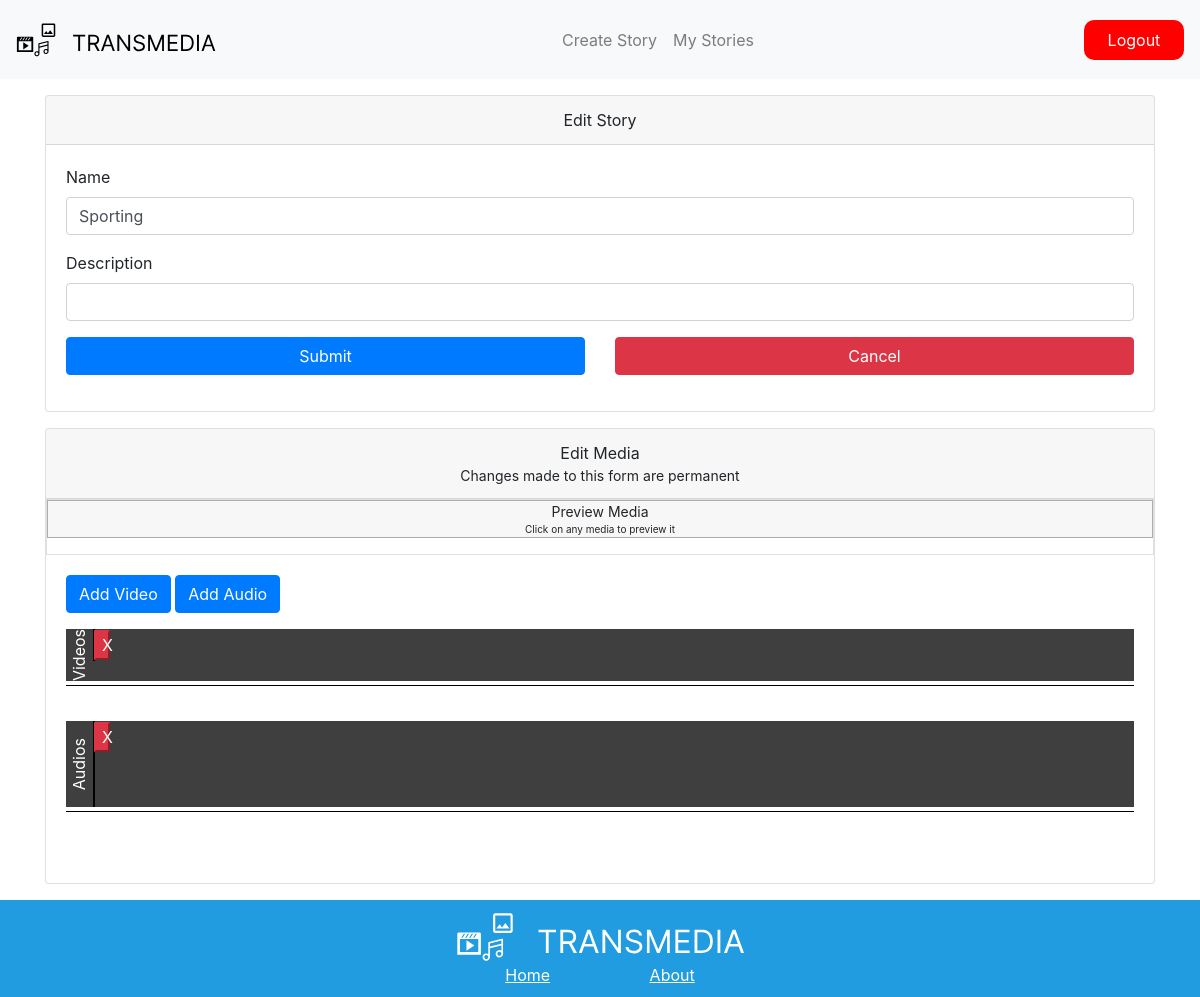
/edit_story.php?id=224 (signed in), run on an earlier commit of the app's database.
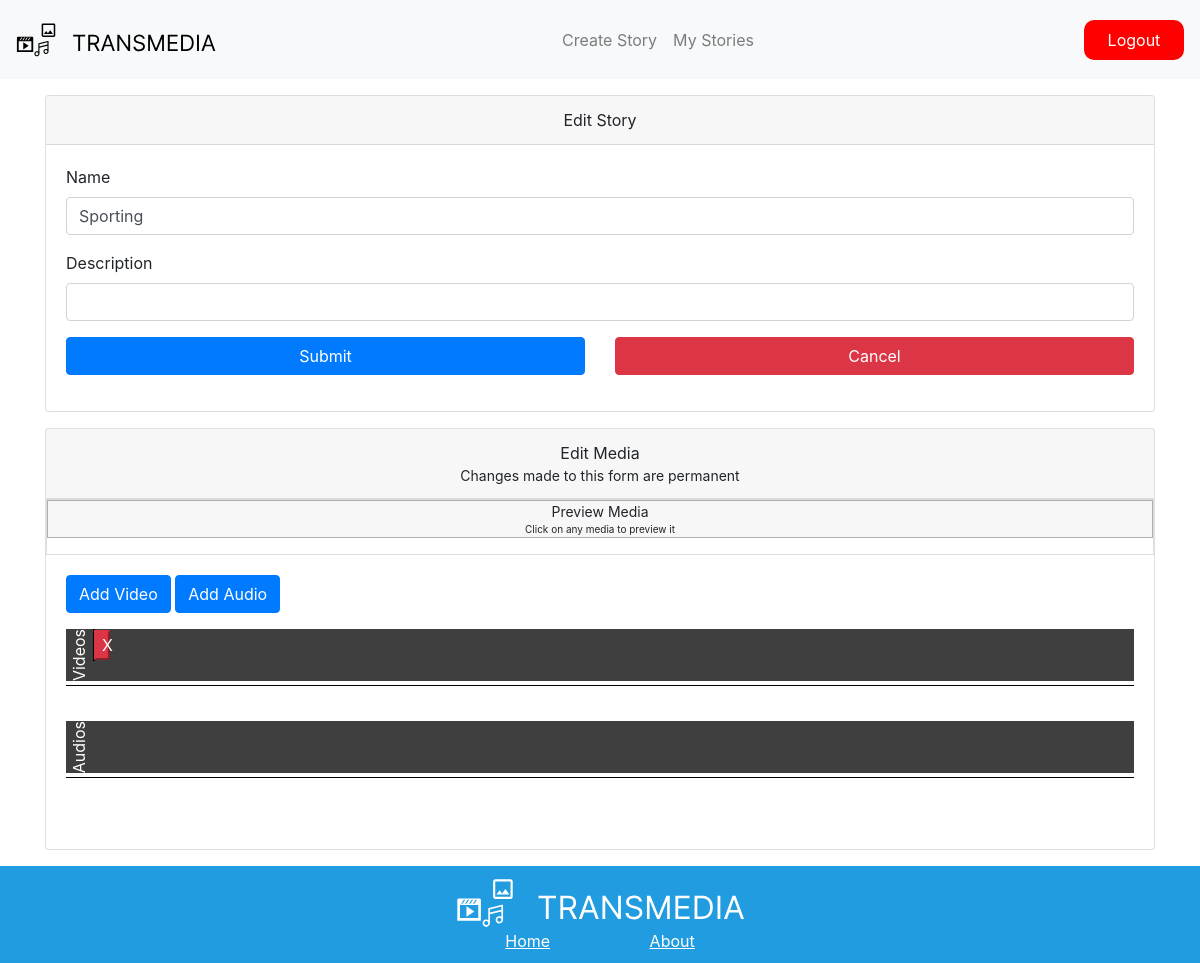
And on a later commit of the database.
### tables this page shows
CREATE TABLE `story` (
  `id` int(11) NOT NULL,
  `name` varchar(255) NOT NULL,
  `description` varchar(255) NOT NULL,
  `author` varchar(255) NOT NULL
);

CREATE TABLE `video` (
  `id` int(11) NOT NULL,
  `storyId` int(11) NOT NULL,
  `storyOrder` int(11) NOT NULL,
  `link` varchar(128) NOT NULL,
  `duration` int(11) NOT NULL,
  `videoType` varchar(128) NOT NULL
);

CREATE TABLE `audio` (
  `id` int(11) NOT NULL,
  `id_story` int(11) NOT NULL,
  `audio` varchar(255) DEFAULT NULL,
  `duration` int(11) NOT NULL,
  `storyOrder` int(11) NOT NULL
);

### edit_story.php (the view, shortened to what this page needs)
<?php
require "NavBar.php";
$id = $_GET['id'];
$sql_story = $pdo->prepare('SELECT name, description, author FROM story WHERE story.id = ?');
$sql_story->execute([$_GET['id']]);
$story = $sql_story->fetch(PDO::FETCH_ASSOC);
$name = $story['name'];
$description = $story['description'];
$sql_videos = $pdo->prepare('SELECT id, link, storyId, videoType, storyOrder,duration FROM video WHERE storyId = ? ORDER BY storyOrder;');
$sql_videos->execute([$_GET['id']]);
$videos = $sql_videos->fetchAll(PDO::FETCH_ASSOC);
$sql_audios = $pdo->prepare('SELECT id, id_story, audio, storyOrder,duration FROM audio WHERE id_story = ? ORDER BY storyOrder;');
$sql_audios->execute([$_GET['id']]);
$audios = $sql_audios->fetchAll(PDO::FETCH_ASSOC);
?>
<!DOCTYPE html>
<html lang="en">
<head>
    <link rel="stylesheet" href="https://cdn.jsdelivr.net/npm/bootstrap@4.0.0/dist/css/bootstrap.min.css">
    <link rel="stylesheet" href="./style/edit_story.css">
</head>
<body>
                    <?php include "addVideoToStory.php"; ?>
                    <?php include "addAudioToStory.php"; ?>
    <div class="container mt-3 mb-3">
        <div class="card">
            <div class="card-header text-center">Edit Story</div>
            <div class="card-body">
                <form method="POST" action="edit_story.php?id=<?= $id; ?>">
                    <div class="form-group">
                        <label for="name">Name</label>
                        <input class="form-control" id="name" required name="name" type="text" value="<?= $name; ?>">
                    </div>
                    <div class="form-group">
                        <label for="description">Description</label>
                        <input class="form-control" id="description" name="description" type="text" value="<?= $description ?>">
                    </div>
                    <div class="row">
                        <div class="col-6">
                            <button type="submit" name="submit" class="btn btn-primary w-100">Submit</button>
                        </div>
                        <div class="col-6">
                            <button type="submit" name="cancel" class="btn btn-danger w-100" formnovalidate>Cancel</button>
                        </div>
                    </div>
                </form>
            </div>
        </div>
        <div class="card mt-3">
            <div class="card-header text-center">
                Edit Media
                <p class="m-0 p-0" style="font-size: 14px;">Changes made to this form are permanent</p>
            </div>
            <div class="preview-box w-0">
                <div class="w-100 mb-3 text-center">
                    <div class="p-0 mb-3 w-100 preview-title" style="font-size: 14px;">
                        <p class="m-0 p-0">Preview Media</p>
                        <p class="m-0 p-0" style="font-size: 10px;">Click on any media to preview it</p>
                    </div>
                </div>
            </div>
            <div class="card-body">
                <div class="form-group mb-3">
                    <div class="form-group mb-3">
                        <button type="button" class="btn btn-primary" data-toggle="modal" data-target="#addVideo">Add Video</button>
                        <button type="button" class="btn btn-primary" data-toggle="modal" data-target="#addAudio">Add Audio</button>
                    </div>
                    <form method="POST" action="edit_story.php?id=<?= $id; ?>">
                        <div class="video-scroller">
                            <div class="medias-wrapper">
                                <p class="d-flex align-items-center justify-content-center rotated" style="color:white; margin: auto 1px;">Videos</p>
                                <?php
                                foreach ($videos as $video) {
                                    echo "<div class='video-container' data-duration='" . $video["duration"] . "'>";
                                    echo '<div class="media-buttons p-0">
                                            <div class="row p-0 m-0">';
                                    echo    '<div class="col  p-0">
                                                    <button type="submit" onclick="confirmDelete()" id="deleteVideo" name="deleteVideo" value="' . $video["id"] . '" class="w-100  btn-danger">X</button>
                                                </div>';
                                    echo    '</div>
                                        </div>';
                                    echo "</div>";
                                } ?>
                            </div>
                            <div class="mt-1 duration-line"></div>
                            <div class="medias-wrapper mt-3">
                                <p class="d-flex align-items-center justify-content-center rotated" style="color:white; margin: auto 1px;">Audios</p>
                                <?php
                                foreach ($audios as $audio) {
                                    echo "<div class='audio-container' data-duration='" . $audio["duration"] . "'>";
                                    echo '<div class="media-buttons p-0">
                                            <div class="row p-0 m-0">';
                                    echo        '<div class="col  p-0">
                                                    <button type="submit" onclick="confirmDelete()" id="deleteAudio" name="deleteAudio" value="' . $audio["id"] . '" class="w-100  btn-danger">X</button>
                                                </div>';
                                    echo    '</div>
                                        </div>';
                                    echo "</div>";
                                } ?>
                            </div>
                            <div class="mt-1 duration-line"></div>
                        </div>
                </div>
            </div>
        </div>
    </div>
    <?php
    include "footer.php";
    ?>
</body>
</html>

### NavBar.php (shortened to what this page needs)
<link rel="stylesheet" href="https://cdn.jsdelivr.net/npm/bootstrap@4.0.0/dist/css/bootstrap.min.css">
<link rel="stylesheet" href="./style/navbar.css" type="text/css">
<nav class="navbar navbar-expand-lg navbar-light bg-light">
  <a class="navbar-brand" href="index.php">
    <img src="./assets/logo.svg" width="200" height="50"></img>
  </a>
  <div class="collapse navbar-collapse" id="navbarTogglerDemo02">
    <ul class="navbar-nav mx-auto mt-2 mt-lg-0">
      <?php
      if (isset($_SESSION["user"])) {
        echo '<li class="nav-item">
        <a class="nav-link" href="createStory.php">Create Story</a>
      </li>
      <li class="nav-item">
        <a class="nav-link" href="my_stories.php">My Stories</a>
      </li>';
      } ?>
    </ul>
    <?php
    if (!isset($_SESSION["user"])) {
      echo "<a class='nav-link signin' href='login.php'>Login</a>";
      echo "<a class='nav-link register' href='register.php'>Register</a>";
    } else {
      echo "<a class='nav-link logout' href='logout.php'>Logout</a>";
    }
    ?>
  </div>
</nav>

### addVideoToStory.php (shortened to what this page needs)
<?php
require_once "Navbar.php";
?>
<!DOCTYPE html>
<html lang="en">
<head>
    <link href="https://cdn.jsdelivr.net/npm/bootstrap@5.0.2/dist/css/bootstrap.min.css" rel="stylesheet">
    <link rel="stylesheet" href="./style/add_video_to_story.css">
</head>
<body>
</body>
</html>

### addAudioToStory.php (shortened to what this page needs)
<?php
require_once "Navbar.php";
?>
<!DOCTYPE html>
<html lang="en">
<head>
    <link href="https://cdn.jsdelivr.net/npm/bootstrap@5.0.2/dist/css/bootstrap.min.css" rel="stylesheet">
    <link rel="stylesheet" href="./style/add_video_to_story.css">
</head>
<body>
</body>
</html>

### footer.php (shortened to what this page needs)
<link rel="stylesheet" href="https://cdn.jsdelivr.net/npm/bootstrap@4.0.0/dist/css/bootstrap.min.css">
<link rel="stylesheet" href="./style/footer.css" type="text/css">
<footer>
  <div>
    <div class="image">
      <img src="./assets/logo_white.svg"></img>
    </div>
    <div class="links">
      <a href="index.php">Home</a>
      <a href="about.php">About</a>
    </div>
  </div>
</footer>

### style/navbar.css (style rules this page uses)
.register, .logout { border-radius: 10px; color: #fff !important; width: 100px; text-align: center; padding: 5px; text-indent: 0%; }
.logout { background-color: #ff0000; }

### style/edit_story.css (style rules this page uses)
.preview-box { border: 1px solid rgba(0,0,0,.125); }
.preview-title { border: 1px solid rgba(0,0,0,.3); background-color: rgba(0,0,0,.03); }
.video-scroller { overflow-x: scroll; overflow-y: visible; min-width: 0; width: 100%; }
.medias-wrapper { border: 1px; display: flex; gap: 1px; position: relative; align-items: start; background-color: #3f3f3f; }
.video-container, .audio-container { position: relative; box-sizing: border-box; border: 1px solid black; background-color: black; width: 0; z-index: 1; margin: 0; }
.rotated { writing-mode: tb-rl; transform: rotate(-180deg); }
.media-buttons { z-index: 2; }
.duration-line { height: 1px; background-color: black; margin-bottom: 35px; width: 100%; }

### style/add_video_to_story.css (style rules this page uses)
.container { max-width: 800px; }
.form-group { text-align: start; }

### style/footer.css (style rules this page uses)
body { min-height: 100vh; display: flex; flex-direction: column; }
footer { margin-top: auto; display: flex; justify-content: center; align-items: center; padding: 10px; background-color: #219CE1; width: 100%; bottom: 0; }
.links { display: flex; align-items: center; justify-content: space-around; }
.links a { color: #fff; text-decoration: underline; }
img { width: 100%; height: auto; }

What changed in the data, as far as the page shows it:
removed audio: $audio["id"] 9 (drawn)
